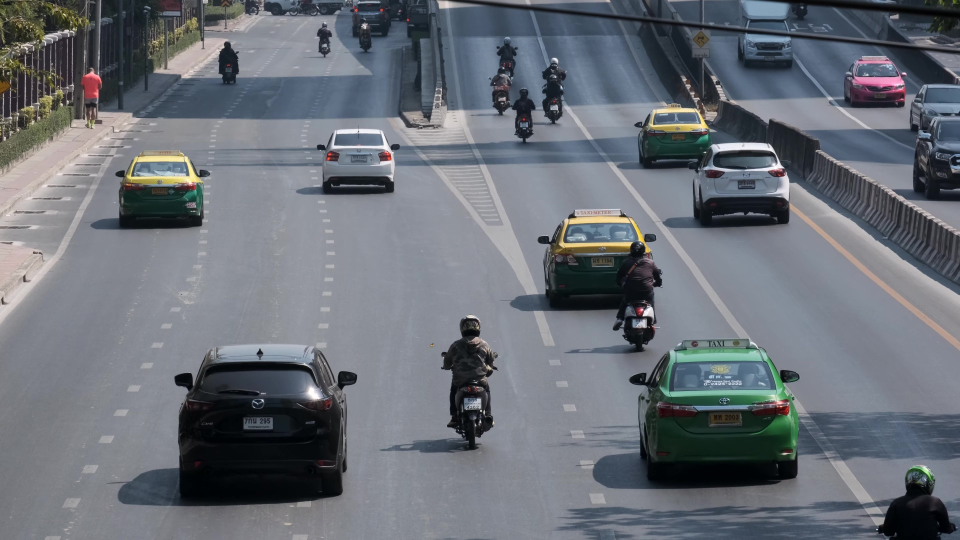
#> input picture spatial_information/614.jpg, 1920 x 1080 px, given as the content of the folder ./input, which was not available (shown at 1/2 size)
$ python sobel_operator_avg.py
#> lines starting #> are read from the running program, lines starting #| are printed output that depends on the picture; pictures that were not available may be replaced by others from this repository, and a replacement may not be noted
import argparse
import cv2
import math
import os
import csv
import numpy as np
import matplotlib.pyplot as plt
from skimage.color import rgb2gray
from scipy import ndimage
from PIL import Image
from statistics import mean


def edges_detection(img_path):
#> called with img_path = './input'
    paths = os.listdir(img_path)

    max_sum = 0
    mean_sum = 0
    root_mean_square_sum = 0
    standard_deviation_sum = 0
    i = 0

    for path in paths:
        i+=1
        img = img_path + '\\' + path
        inImg = Image.open(img)
#> inImg is the input picture: PIL image 1920x1080 RGB; mean R, G, B 105.9, 111, 118.8
        #img must be grayscaled
        img_gray = rgb2gray(inImg)
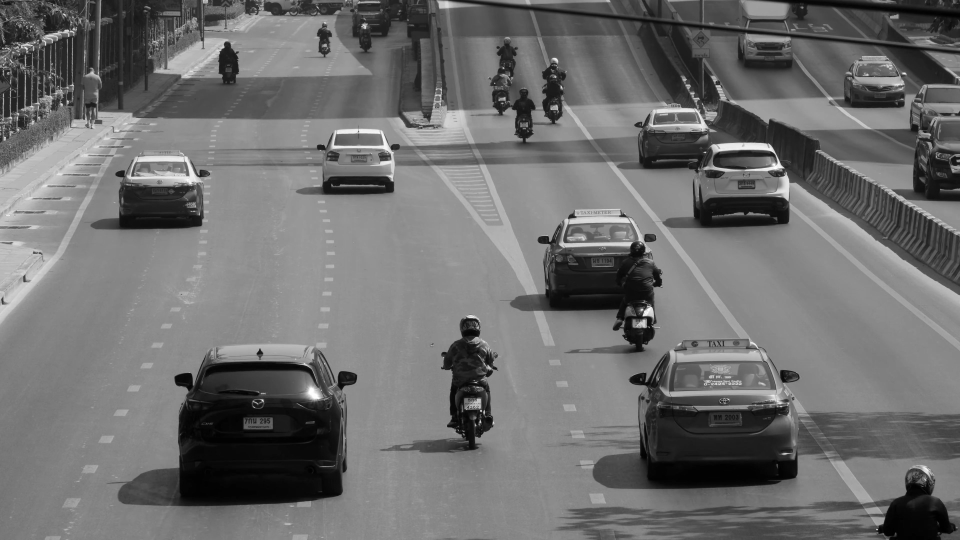
#> img_gray: shape (1080, 1920) float64 (shown at 1/2 size); min 0.000565, max 1, mean 0.433

        #partial derivative of x_axis
        dx = ndimage.sobel(img_gray,1)
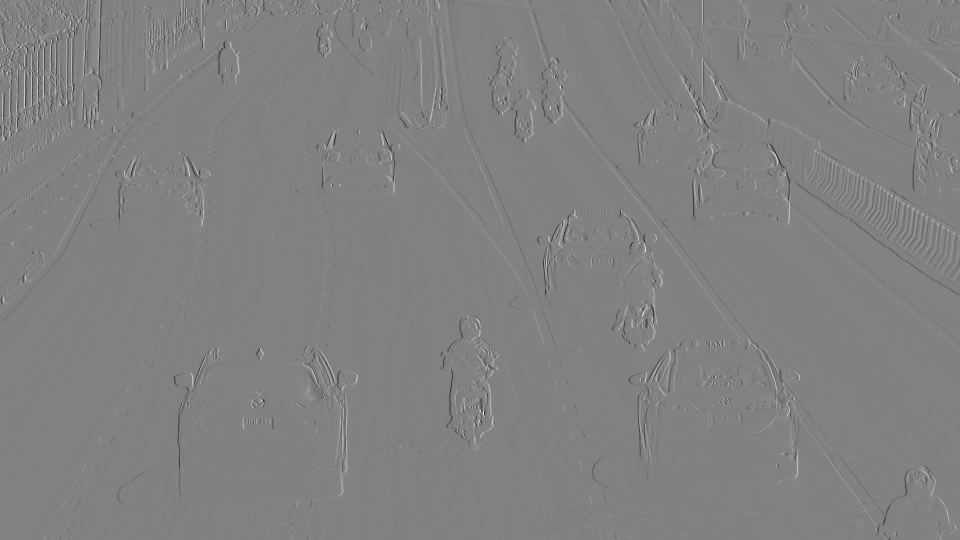
#> dx: shape (1080, 1920) float64 (shown at 1/2 size); min -3.15, max 3.04, mean -0.000409; drawn with min black and max white
        dy = ndimage.sobel(img_gray,0)
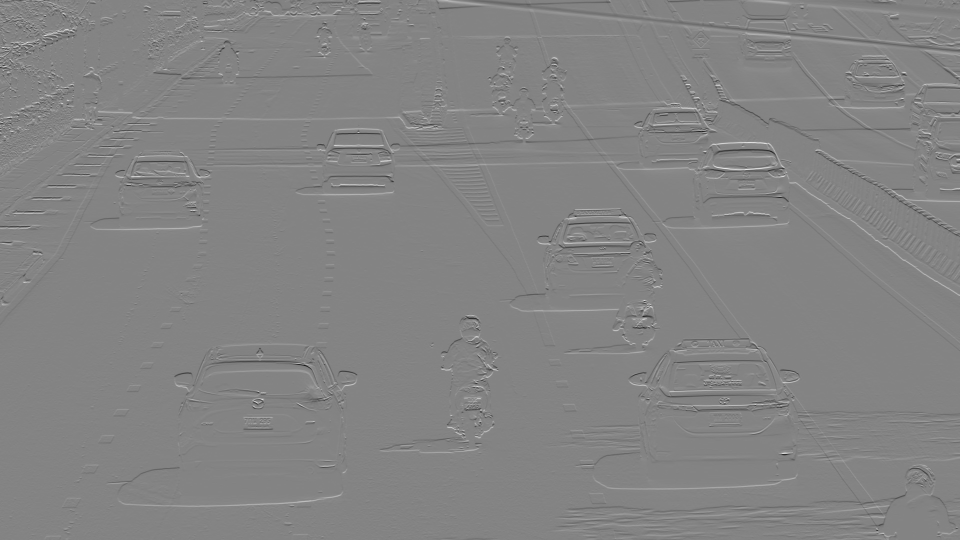
#> dy: shape (1080, 1920) float64 (shown at 1/2 size); min -3.25, max 3.04, mean 0.000875; drawn with min black and max white
        #magnitude
        mag = np.hypot(dx,dy)
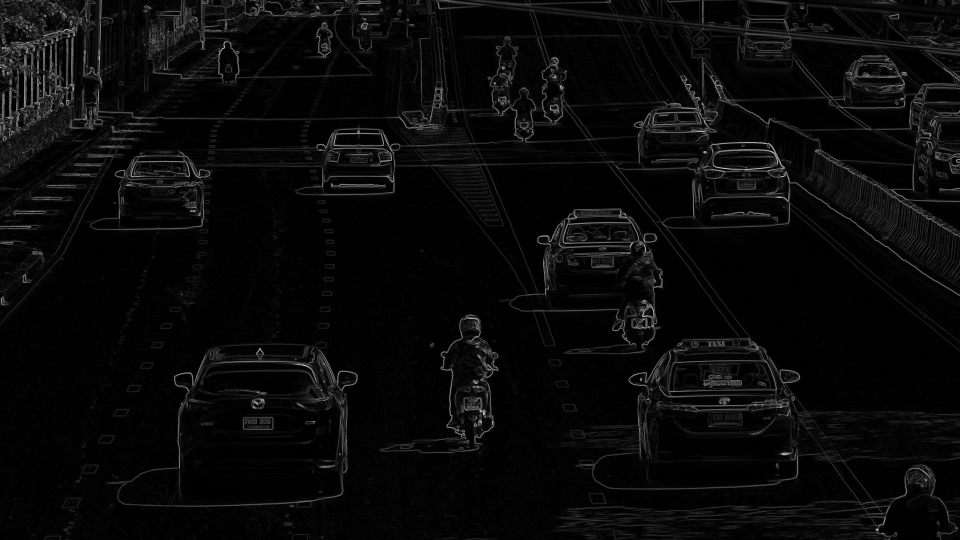
#> mag: shape (1080, 1920) float64 (shown at 1/2 size); min 0, max 3.26, mean 0.126; drawn with min black and max white
        max = np.max(mag)
#> max = 3.26
        mean = np.mean(mag)
#> mean = 0.126
        root_mean_square = math.sqrt(np.mean(np.power(mag, 2)))
#> root_mean_square = 0.279
        standard_deviation = math.sqrt(np.mean(np.power(mag, 2))-np.power(mean, 2))
#> standard_deviation = 0.249

        max_sum+=max
#> max_sum = 3.26
        mean_sum+=mean
#> mean_sum = 0.126
        root_mean_square_sum+=root_mean_square
#> root_mean_square_sum = 0.279
        standard_deviation_sum+=standard_deviation
#> standard_deviation_sum = 0.249

        SI_avg = [max_sum/i, mean_sum/i, root_mean_square_sum/i, standard_deviation_sum/i]
#> SI_avg = [3.26, 0.126, 0.279, 0.249]
        with open('SI_avg.csv', 'w') as csvfile:
            writer = csv.writer(csvfile)
            writer.writerow(SI_avg)

        #shown as image. must be 8 bit integer
        # mag = 255.0/ np.amax(mag)
        # mag = mag.astype(np.int8)

def plot_res(img,mag):
    figure = plt.figure()
    figure.add_subplot(211)
    plt.xticks([]), plt.yticks([])
    plt.imshow(img)
        # plt.show()
    figure.add_subplot(212)
    plt.xticks([]), plt.yticks([])
    plt.imshow(mag)
    plt.show()

if __name__ == "__main__":
    parser = argparse.ArgumentParser()
    parser.add_argument('-input', type=str, default = './input')
    args = parser.parse_args()
    edges_detection(args.input)
    # input_img = cv2.imread(args.input)
    # output_img = edges_detection(input_img)
    # plot_res(input_img, output_img)
